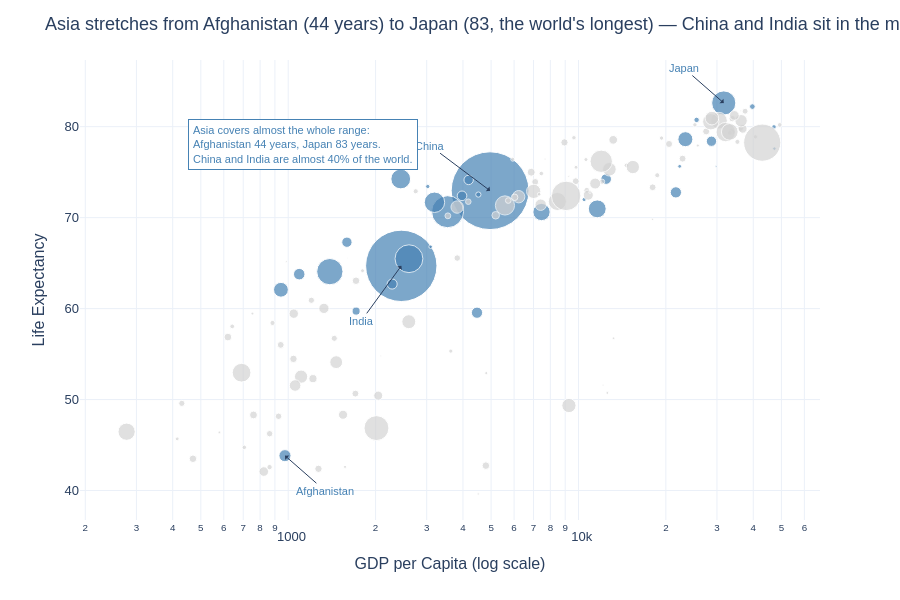

The cell this chart's notebook holds for it:
### Markdown cell above
## Task 2 — Bubble chart: tell a story

**What to build:** A bubble chart (full 2007 dataset, all countries) where:
- x = GDP per capita (log scale)
- y = life expectancy
- size = population
- colour = ONE continent highlighted (your choice), all others grey
- At least one annotation explaining the highlighted group's story

> This is the grey-and-highlight technique applied to a bubble chart.

### Code cell
# Task 2
import math

df07 = df.loc[df['year'] == 2007]

colour_map = {'Asia': 'steelblue', 'Africa': 'lightgrey', 'Americas': 'lightgrey',
              'Europe': 'lightgrey', 'Oceania': 'lightgrey'}

fig = px.scatter(
    data_frame=df07, x='gdpPercap', y='lifeExp',
    size='pop', size_max=55,
    color='continent',
    color_discrete_map=colour_map,
    hover_name='country',
    log_x=True,
    labels={'gdpPercap': 'GDP per Capita (log scale)', 'lifeExp': 'Life Expectancy', 'pop': 'Population'},
    template='plotly_white',
    opacity=0.7
)

for country, ax, ay in [('China', -60, -45), ('India', -40, 55), ('Japan', -40, -35), ('Afghanistan', 40, 35)]:
    row = df07.loc[df07['country'] == country].iloc[0]
    fig.add_annotation(
        x=math.log10(row['gdpPercap']), y=row['lifeExp'],
        text=country,
        showarrow=True, arrowhead=1, ax=ax, ay=ay,
        font=dict(color='steelblue', size=11)
    )

fig.add_annotation(
    x=math.log10(450), y=78, xanchor='left',
    text='Asia covers almost the whole range:<br>Afghanistan 44 years, Japan 83 years.<br>China and India are almost 40% of the world.',
    showarrow=False, align='left',
    font=dict(color='steelblue', size=11),
    bgcolor='white', bordercolor='steelblue', borderwidth=1, borderpad=4
)

fig.update_layout(
    title='Asia stretches from Afghanistan (44 years) to Japan (83, the world\'s longest) — China and India sit in the middle',
    font=dict(family='Arial', size=13),
    showlegend=False,
    height=600
)
fig.show()

### Figure 1 — Plotly figure (JSON) as saved in the notebook; plotly's stock layout.template omitted (floating-point values rounded to 4 significant figures)
{"data": [{"hovertemplate": "<b>%{hovertext}</b><br><br>continent=Asia<br>GDP per Capita (log scale)=%{x}<br>Life Expectancy=%{y}<br>Population=%{marker.size}<extra></extra>", "hovertext": ["Afghanistan", "Bahrain", "Bangladesh", "Cambodia", "China", "Hong Kong, China", "India", "Indonesia", "Iran", "Iraq", "Israel", "Japan", "Jordan", "Korea, Dem. Rep.", "Korea, Rep.", "Kuwait", "Lebanon", "Malaysia", "Mongolia", "Myanmar", "Nepal", "Oman", "Pakistan", "Philippines", "Saudi Arabia", "Singapore", "Sri Lanka", "Syria", "Taiwan", "Thailand", "Vietnam", "West Bank and Gaza", "Yemen, Rep."], "legendgroup": "Asia", "marker": {"color": "steelblue", "opacity": 0.7, "size": [31889923, 708573, 150448339, 14131858, 1318683096, 6980412, 1110396331, 223547000, 69453570, 27499638, 6426679, 127467972, 6053193, 23301725, 49044790, 2505559, 3921278, 24821286, 2874127, 47761980, 28901790, 3204897, 169270617, 91077287, 27601038, 4553009, 20378239, 19314747, 23174294, 65068149, 85262356, 4018332, 22211743], "sizemode": "area", "sizeref": 435900.0, "symbol": "circle"}, "mode": "markers", "name": "Asia", "orientation": "v", "showlegend": true, "type": "scatter", "x": [974.6, 29800.0, 1391.0, 1714.0, 4959.0, 39720.0, 2452.0, 3541.0, 11610.0, 4471.0, 25520.0, 31660.0, 4519.0, 1593.0, 23350.0, 47310.0, 10460.0, 12450.0, 3096.0, 944.0, 1091.0, 22320.0, 2606.0, 3190.0, 21650.0, 47140.0, 3970.0, 4185.0, 28720.0, 7458.0, 2442.0, 3025.0, 2281.0], "xaxis": "x", "y": [43.83, 75.64, 64.06, 59.72, 72.96, 82.21, 64.7, 70.65, 70.96, 59.55, 80.75, 82.6, 72.53, 67.3, 78.62, 77.59, 71.99, 74.24, 66.8, 62.07, 63.78, 75.64, 65.48, 71.69, 72.78, 79.97, 72.4, 74.14, 78.4, 70.62, 74.25, 73.42, 62.7], "yaxis": "y"}, {"hovertemplate": "<b>%{hovertext}</b><br><br>continent=Europe<br>GDP per Capita (log scale)=%{x}<br>Life Expectancy=%{y}<br>Population=%{marker.size}<extra></extra>", "hovertext": ["Albania", "Austria", "Belgium", "Bosnia and Herzegovina", "Bulgaria", "Croatia", "Czech Republic", "Denmark", "Finland", "France", "Germany", "Greece", "Hungary", "Iceland", "Ireland", "Italy", "Montenegro", "Netherlands", "Norway", "Poland", "Portugal", "Romania", "Serbia", "Slovak Republic", "Slovenia", "Spain", "Sweden", "Switzerland", "Turkey", "United Kingdom"], "legendgroup": "Europe", "marker": {"color": "lightgrey", "opacity": 0.7, "size": [3600523, 8199783, 10392226, 4552198, 7322858, 4493312, 10228744, 5468120, 5238460, 61083916, 82400996, 10706290, 9956108, 301931, 4109086, 58147733, 684736, 16570613, 4627926, 38518241, 10642836, 22276056, 10150265, 5447502, 2009245, 40448191, 9031088, 7554661, 71158647, 60776238], "sizemode": "area", "sizeref": 435900.0, "symbol": "circle"}, "mode": "markers", "name": "Europe", "orientation": "v", "showlegend": true, "type": "scatter", "x": [5937.0, 36130.0, 33690.0, 7446.0, 10680.0, 14620.0, 22830.0, 35280.0, 33210.0, 30470.0, 32170.0, 27540.0, 18010.0, 36180.0, 40680.0, 28570.0, 9254.0, 36800.0, 49360.0, 15390.0, 20510.0, 10810.0, 9787.0, 18680.0, 25770.0, 28820.0, 33860.0, 37510.0, 8458.0, 33200.0], "xaxis": "x", "y": [76.42, 79.83, 79.44, 74.85, 73.0, 75.75, 76.49, 78.33, 79.31, 80.66, 79.41, 79.48, 73.34, 81.76, 78.89, 80.55, 74.54, 79.76, 80.2, 75.56, 78.1, 72.48, 74.0, 74.66, 77.93, 80.94, 80.88, 81.7, 71.78, 79.42], "yaxis": "y"}, {"hovertemplate": "<b>%{hovertext}</b><br><br>continent=Africa<br>GDP per Capita (log scale)=%{x}<br>Life Expectancy=%{y}<br>Population=%{marker.size}<extra></extra>", "hovertext": ["Algeria", "Angola", "Benin", "Botswana", "Burkina Faso", "Burundi", "Cameroon", "Central African Republic", "Chad", "Comoros", "Congo, Dem. Rep.", "Congo, Rep.", "Cote d'Ivoire", "Djibouti", "Egypt", "Equatorial Guinea", "Eritrea", "Ethiopia", "Gabon", "Gambia", "Ghana", "Guinea", "Guinea-Bissau", "Kenya", "Lesotho", "Liberia", "Libya", "Madagascar", "Malawi", "Mali", "Mauritania", "Mauritius", "Morocco", "Mozambique", "Namibia", "Niger", "Nigeria", "Reunion", "Rwanda", "Sao Tome and Principe", "Senegal", "Sierra Leone", "Somalia", "South Africa", "Sudan", "Swaziland", "Tanzania", "Togo", "Tunisia", "Uganda", "Zambia", "Zimbabwe"], "legendgroup": "Africa", "marker": {"color": "lightgrey", "opacity": 0.7, "size": [33333216, 12420476, 8078314, 1639131, 14326203, 8390505, 17696293, 4369038, 10238807, 710960, 64606759, 3800610, 18013409, 496374, 80264543, 551201, 4906585, 76511887, 1454867, 1688359, 22873338, 9947814, 1472041, 35610177, 2012649, 3193942, 6036914, 19167654, 13327079, 12031795, 3270065, 1250882, 33757175, 19951656, 2055080, 12894865, 135031164, 798094, 8860588, 199579, 12267493, 6144562, 9118773, 43997828, 42292929, 1133066, 38139640, 5701579, 10276158, 29170398, 11746035, 12311143], "sizemode": "area", "sizeref": 435900.0, "symbol": "circle"}, "mode": "markers", "name": "Africa", "orientation": "v", "showlegend": true, "type": "scatter", "x": [6223.0, 4797.0, 1441.0, 12570.0, 1217.0, 430.1, 2042.0, 706.0, 1704.0, 986.1, 277.6, 3633.0, 1545.0, 2082.0, 5581.0, 12150.0, 641.4, 690.8, 13210.0, 752.7, 1328.0, 942.7, 579.2, 1463.0, 1569.0, 414.5, 12060.0, 1045.0, 759.3, 1043.0, 1803.0, 10960.0, 3820.0, 823.7, 4811.0, 619.7, 2014.0, 7670.0, 863.1, 1598.0, 1712.0, 862.5, 926.1, 9270.0, 2602.0, 4513.0, 1107.0, 883.0, 7093.0, 1056.0, 1271.0, 469.7], "xaxis": "x", "y": [72.3, 42.73, 56.73, 50.73, 52.3, 49.58, 50.43, 44.74, 50.65, 65.15, 46.46, 55.32, 48.33, 54.79, 71.34, 51.58, 58.04, 52.95, 56.73, 59.45, 60.02, 56.01, 46.39, 54.11, 42.59, 45.68, 73.95, 59.44, 48.3, 54.47, 64.16, 72.8, 71.16, 42.08, 52.91, 56.87, 46.86, 76.44, 46.24, 65.53, 63.06, 42.57, 48.16, 49.34, 58.56, 39.61, 52.52, 58.42, 73.92, 51.54, 42.38, 43.49], "yaxis": "y"}, {"hovertemplate": "<b>%{hovertext}</b><br><br>continent=Americas<br>GDP per Capita (log scale)=%{x}<br>Life Expectancy=%{y}<br>Population=%{marker.size}<extra></extra>", "hovertext": ["Argentina", "Bolivia", "Brazil", "Canada", "Chile", "Colombia", "Costa Rica", "Cuba", "Dominican Republic", "Ecuador", "El Salvador", "Guatemala", "Haiti", "Honduras", "Jamaica", "Mexico", "Nicaragua", "Panama", "Paraguay", "Peru", "Puerto Rico", "Trinidad and Tobago", "United States", "Uruguay", "Venezuela"], "legendgroup": "Americas", "marker": {"color": "lightgrey", "opacity": 0.7, "size": [40301927, 9119152, 190010647, 33390141, 16284741, 44227550, 4133884, 11416987, 9319622, 13755680, 6939688, 12572928, 8502814, 7483763, 2780132, 108700891, 5675356, 3242173, 6667147, 28674757, 3942491, 1056608, 301139947, 3447496, 26084662], "sizemode": "area", "sizeref": 435900.0, "symbol": "circle"}, "mode": "markers", "name": "Americas", "orientation": "v", "showlegend": true, "type": "scatter", "x": [12780.0, 3822.0, 9066.0, 36320.0, 13170.0, 7007.0, 9645.0, 8948.0, 6025.0, 6873.0, 5728.0, 5186.0, 1202.0, 3548.0, 7321.0, 11980.0, 2749.0, 9809.0, 4173.0, 7409.0, 19330.0, 18010.0, 42950.0, 10610.0, 11420.0], "xaxis": "x", "y": [75.32, 65.55, 72.39, 80.65, 78.55, 72.89, 78.78, 78.27, 72.23, 74.99, 71.88, 70.26, 60.92, 70.2, 72.57, 76.19, 72.9, 75.54, 71.75, 71.42, 78.75, 69.82, 78.24, 76.38, 73.75], "yaxis": "y"}, {"hovertemplate": "<b>%{hovertext}</b><br><br>continent=Oceania<br>GDP per Capita (log scale)=%{x}<br>Life Expectancy=%{y}<br>Population=%{marker.size}<extra></extra>", "hovertext": ["Australia", "New Zealand"], "legendgroup": "Oceania", "marker": {"color": "lightgrey", "opacity": 0.7, "size": [20434176, 4115771], "sizemode": "area", "sizeref": 435900.0, "symbol": "circle"}, "mode": "markers", "name": "Oceania", "orientation": "v", "showlegend": true, "type": "scatter", "x": [34440.0, 25190.0], "xaxis": "x", "y": [81.23, 80.2], "yaxis": "y"}], "layout": {"annotations": [{"arrowhead": 1, "ax": -60, "ay": -45, "font": {"color": "steelblue", "size": 11}, "showarrow": true, "text": "China", "x": 3.695, "y": 72.96}, {"arrowhead": 1, "ax": -40, "ay": 55, "font": {"color": "steelblue", "size": 11}, "showarrow": true, "text": "India", "x": 3.39, "y": 64.7}, {"arrowhead": 1, "ax": -40, "ay": -35, "font": {"color": "steelblue", "size": 11}, "showarrow": true, "text": "Japan", "x": 4.5, "y": 82.6}, {"arrowhead": 1, "ax": 40, "ay": 35, "font": {"color": "steelblue", "size": 11}, "showarrow": true, "text": "Afghanistan", "x": 2.989, "y": 43.83}, {"align": "left", "bgcolor": "white", "bordercolor": "steelblue", "borderpad": 4, "borderwidth": 1, "font": {"color": "steelblue", "size": 11}, "showarrow": false, "text": "Asia covers almost the whole range:<br>Afghanistan 44 years, Japan 83 years.<br>China and India are almost 40% of the world.", "x": 2.653, "xanchor": "left", "y": 78}], "font": {"family": "Arial", "size": 13}, "height": 600, "legend": {"itemsizing": "constant", "title": {"text": "continent"}, "tracegroupgap": 0}, "margin": {"t": 60}, "showlegend": false, "title": {"text": "Asia stretches from Afghanistan (44 years) to Japan (83, the world's longest) — China and India sit in the middle"}, "xaxis": {"anchor": "y", "domain": [0.0, 1.0], "title": {"text": "GDP per Capita (log scale)"}, "type": "log"}, "yaxis": {"anchor": "x", "domain": [0.0, 1.0], "title": {"text": "Life Expectancy"}}}}
